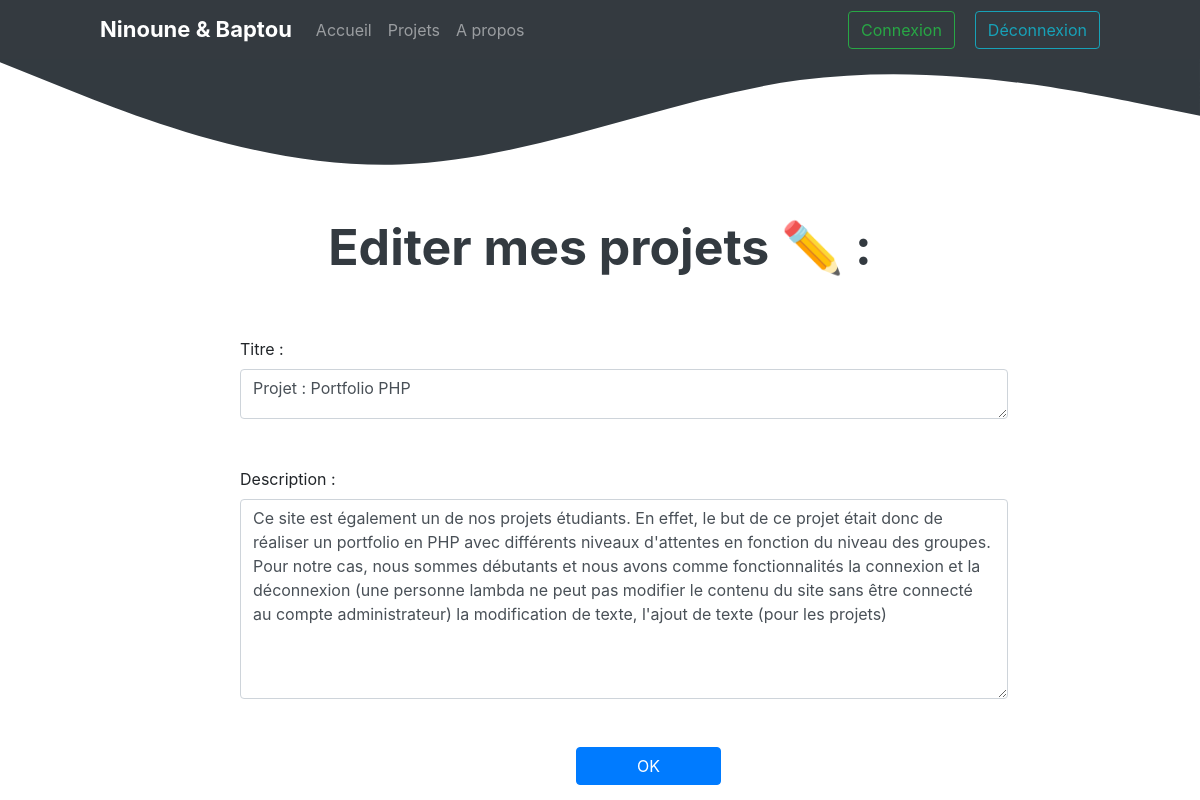
Page /edit_work.php?id=9 (signed in) on the committed database.
### tables this page shows
CREATE TABLE `WORKS` (
  `id` int(11) NOT NULL,
  `titre` varchar(256) NOT NULL,
  `description` varchar(10000) NOT NULL
);

### edit_work.php (the view, shortened to what this page needs)
<!DOCTYPE html>
<?php
global $db;
if (isset($_GET['id'])) {
	$workid = $_GET['id'];
	$edit_work =$db->prepare('SELECT * FROM WORKS WHERE id=?');
	$edit_work->execute(array($workid));
}
if ($edit_work->rowCount() == 1) {
      $edit_work = $edit_work->fetch();
    }
else
{
	die('Erreur: l\'article concerné n\'existe pas !');
}
?>
<html>
<head>
	<link rel="stylesheet" href="https://stackpath.bootstrapcdn.com/bootstrap/4.4.1/css/bootstrap.min.css">
	<link rel="stylesheet" type="text/css" href="style.css">
</head>
<body>
	<nav class="modifnavbar navbar navbar-expand-lg navbar navbar-dark bg-dark">
<a class="navbar-brand" style="font-weight: bold; font-size: 22px;" href="index.php">Ninoune & Baptou</a>
<div class="collapse navbar-collapse" id="navbarSupportedContent">
<ul class="navbar-nav mr-auto">
<li class="nav-item">
	<a class="nav-link" href="index.php">Accueil</a>
</li>
<li class="nav-item">
	<a class="nav-link" href="works.php">Projets</a>
</li>
<li class="nav-item">
	<a class="nav-link" href="#">A propos</a>
</li>
</ul>
<form class="form-inline my-2 my-lg-0">
<a href="login.php" class="btn btn-outline-success" role="button" aria-pressed="true">Connexion</a>
<a href="disconnected.php" class="btndeco btn btn-outline-info" role="button" aria-pressed="true">Déconnexion</a>
</form>
</div>
</nav>
<svg class="modifvague" xmlns="http://www.w3.org/2000/svg" viewBox="0 0 1440 250"><path fill="#333a40" fill-opacity="1" d="M0,64L80,96C160,128,320,192,480,186.7C640,181,800,107,960,85.3C1120,64,1280,96,1360,112L1440,128L1440,0L1360,0C1280,0,1120,0,960,0C800,0,640,0,480,0C320,0,160,0,80,0L0,0Z"></path></svg>
	<h1 class="edit-work-titre1">Editer mes projets ✏️ :</h1>
	<form method="post" action="edit_work.php?id=<?php echo($_GET["id"])?>">
<div class="bloc-edit-desc">
		<label for="newtitre">Titre :</label><br>
		<textarea class="form-control" style="width: 80%; height: 50px;" type="text" id="newtitre" name="newtitre" placeholder="titre" autofocus="" value="<?php echo ($edit_work['titre']);?>"><?php echo ($edit_work['titre']);?></textarea> <br><br>
		<label for="newdescription">Description :</label><br>
		<textarea class="form-control" style="width: 80%; height: 200px;" type="text" name="newdescription" id="newdescription" placeholder="description" value="<?php echo ($edit_work['description']);?>"><?php echo ($edit_work['description']);?></textarea> <br><br>
</div>
		<input class="edit-desc-ok btn btn-primary" type="submit" name="submit" value="OK">
	</form>
</body>
</html>

### style.css (style rules this page uses)
* { margin: 0; padding: 0; }
.btndeco { margin-left: 20px; }
.modifnavbar { padding-left: 100px; padding-right: 100px; }
.modifvague { margin-top: -50px; }
.edit-desc-ok { padding-left: 60px; padding-right: 60px; margin-left: 48%; }
.bloc-edit-desc { margin-left: 20%; }
.edit-work-titre1 { text-align: center; font-weight: bold; font-size: 50px; color: #333a40; margin-bottom: 60px; }

### rows in the picture
works: newtitre "Projet : Portfolio PHP", newdescription "Ce site est également un de nos projets étudiants. En effet, le but de ce projet était donc de réaliser un portfolio en PHP avec différents niveaux d'attentes en fonction du niveau des groupes. Pour notre cas, nous sommes débutants et nous avons comme fonctionnalités la connexion et la déconnexion (une personne lambda ne peut pas modifier le contenu du site sans être connecté au compte administrateur) la modification de texte, l'ajout de texte (pour les projets)"
